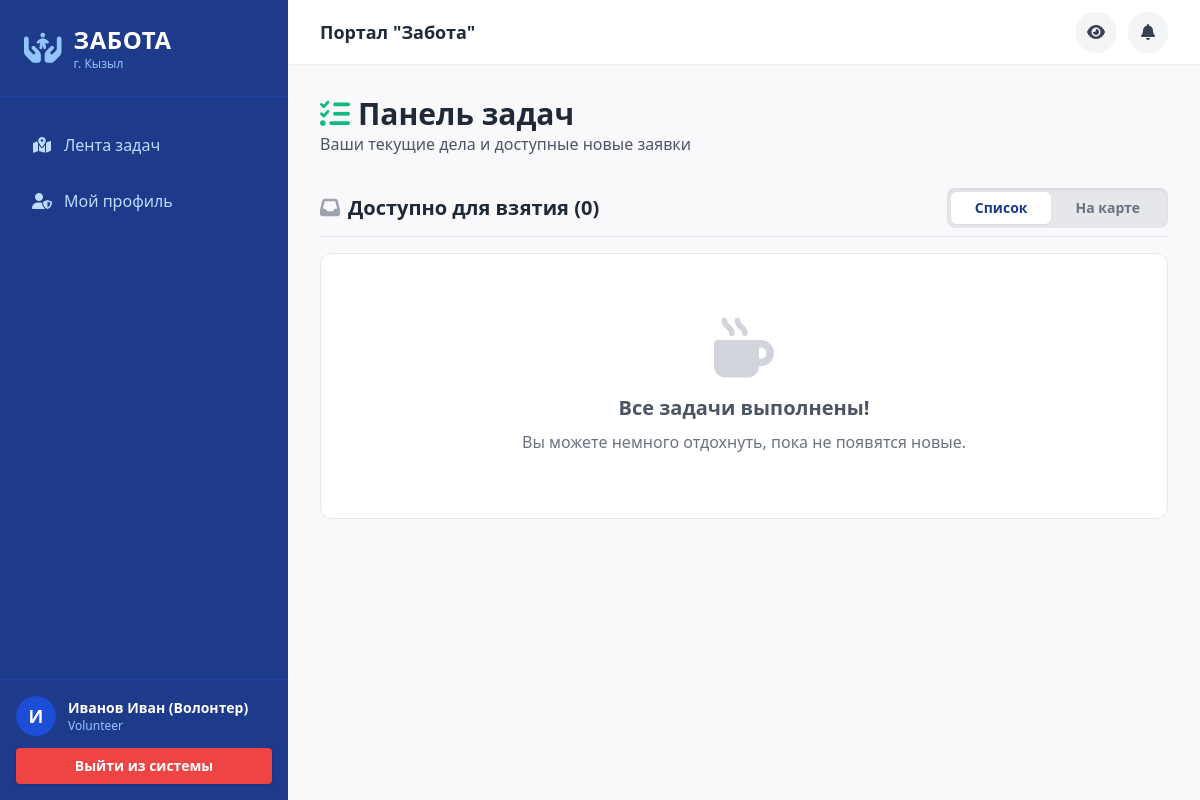
Page /volunteer/feed (signed in) on the committed database.
### models.py (models this page shows)
class User(Base):
    __tablename__ = "users"
    id = Column(Integer, primary_key=True, index=True)
    full_name = Column(String(255))
    phone = Column(String(20), unique=True, index=True)
    password_hash = Column(String(255))
    role = Column(Enum(UserRole), default=UserRole.resident)
    district_id = Column(Integer, ForeignKey("districts.id"), nullable=True)
    status = Column(Enum(UserStatus), default=UserStatus.active)
    rating = Column(Float, default=0.0)
    volunteer_hours = Column(Integer, default=0)
    created_at = Column(DateTime, default=datetime.utcnow)
    district = relationship("District", back_populates="users")
    applications = relationship("Application", back_populates="user")
    assignments = relationship("TaskAssignment", back_populates="volunteer")
    messages = relationship("TaskMessage", back_populates="sender")
    certificates = relationship("Certificate", back_populates="user")
    notifications = relationship("Notification", back_populates="user", cascade="all, delete-orphan")

### main.py (the view)
@app.get("/volunteer/feed")
async def volunteer_feed(request: Request, db: Session = Depends(get_db), user: models.User = Depends(auth.get_current_user)):
    if not user or user.role.name != 'volunteer': return RedirectResponse(url="/login")
    if user.status.name == 'pending': return templates.TemplateResponse("volunteer_feed.html", {"request": request, "tasks": [], "active_assignments": [], "user": user, "is_pending": True})
    tasks = db.query(models.Application).filter(models.Application.status == models.ApplicationStatus.approved).order_by(models.Application.is_emergency.desc(), models.Application.created_at.desc()).all()
    active_assignments = db.query(models.TaskAssignment).filter(models.TaskAssignment.volunteer_id == user.id, models.TaskAssignment.status.in_([models.TaskStatus.accepted, models.TaskStatus.rejected])).all()
    return templates.TemplateResponse("volunteer_feed.html", {"request": request, "tasks": tasks, "active_assignments": active_assignments, "districts": db.query(models.District).all(), "user": user, "is_pending": False})

### templates/volunteer_feed.html (shortened to what this page needs)
{% extends "base.html" %}
{% block head %}
<link rel="stylesheet" href="https://unpkg.com/leaflet@1.9.4/dist/leaflet.css" />
{% endblock %}
{% block content %}
{% if is_pending %}
<div class="max-w-2xl mx-auto bg-yellow-50 border border-yellow-200 p-10 rounded-xl shadow-sm mt-10 text-center">
    <i class="fa-solid fa-user-clock text-6xl text-yellow-400 mb-4"></i>
    <h3 class="text-2xl font-bold text-yellow-800">Аккаунт на проверке</h3>
    <p class="text-yellow-700 mt-3 text-lg">Здравствуйте, {{ user.full_name }}!</p>
    <p class="text-yellow-700 mt-2">В целях безопасности адреса скрыты. Доступ к ленте откроется, как только инспектор Департамента проверит и одобрит ваш профиль.</p>
</div>
{% else %}
<div class="max-w-5xl mx-auto">
    <div class="flex flex-col md:flex-row justify-between items-center mb-6 gap-4">
        <div>
            <h2 class="text-3xl font-bold text-gray-800"><i class="fa-solid fa-list-check text-success mr-2"></i>Панель задач</h2>
            <p class="text-gray-600">Ваши текущие дела и доступные новые заявки</p>
        </div>
    </div>
    <div class="flex flex-col md:flex-row justify-between items-center mb-4 mt-8 gap-4 border-b pb-2">
        <h3 class="text-xl font-bold text-gray-800"><i class="fa-solid fa-inbox text-gray-400 mr-2"></i>Доступно для взятия ({{ tasks|length }})</h3>
        <div class="bg-gray-200 rounded-lg p-1 inline-flex shadow-inner">
            <button id="btnList" class="px-6 py-1.5 rounded-md bg-white shadow-sm font-bold text-brand text-sm transition">Список</button>
            <button id="btnMap" class="px-6 py-1.5 rounded-md text-gray-500 hover:text-gray-700 font-bold text-sm transition">На карте</button>
        </div>
    </div>
    <div id="listContainer" class="space-y-4">
        {% if tasks %}
            {% for task in tasks %}
            <div class="bg-white rounded-xl shadow-sm border border-gray-200 p-5 hover:shadow-md transition flex flex-col md:flex-row gap-4 items-center {% if task.is_emergency %}border-l-4 border-l-danger{% endif %}">
                <div class="hidden md:flex w-16 h-16 rounded-full bg-blue-50 items-center justify-center text-2xl text-brand flex-shrink-0">
                    <i class="fa-solid fa-{{ task.category.icon }}"></i>
                </div>
                <div class="flex-grow w-full">
                    <div class="flex justify-between items-start">
                        <h3 class="text-lg font-bold text-gray-800">{{ task.category.title }}</h3>
                        {% if task.is_emergency %}
                        <span class="bg-danger text-white text-xs font-bold px-2 py-1 rounded animate-pulse shadow">СРОЧНО SOS</span>
                        {% endif %}
                    </div>
                    <p class="text-sm text-gray-500 mt-1"><i class="fa-solid fa-location-dot mr-1"></i> Район: <b>{{ task.district.name }}</b></p>
                    <p class="text-gray-700 mt-2 line-clamp-2 bg-gray-50 p-2 rounded text-sm border border-gray-100">"{{ task.description }}"</p>
                </div>
                <div class="w-full md:w-auto flex-shrink-0">
                    <button onclick="takeTask({{ task.id }})" class="w-full md:w-auto bg-success hover:bg-emerald-600 text-white font-bold py-3 px-6 rounded-lg shadow transition">
                        Взять задачу
                    </button>
                </div>
            </div>
            {% endfor %}
        {% else %}
            <div class="text-center py-16 bg-white rounded-xl border border-gray-200">
                <i class="fa-solid fa-mug-hot text-6xl text-gray-300 mb-4"></i>
                <h3 class="text-xl font-bold text-gray-600">Все задачи выполнены!</h3>
                <p class="text-gray-500 mt-2">Вы можете немного отдохнуть, пока не появятся новые.</p>
            </div>
        {% endif %}
    </div>
</div>
{% endif %}
{% endblock %}

### templates/base.html (shortened to what this page needs)
<!DOCTYPE html>
<html lang="ru">
<head>
    <script src="https://cdn.tailwindcss.com"></script>
    <link rel="stylesheet" href="https://cdnjs.cloudflare.com/ajax/libs/font-awesome/6.4.0/css/all.min.css">
    {% block head %}{% endblock %}
</head>
<body class="bg-gray-50 font-sans antialiased transition-all duration-300">
    <div class="flex h-screen overflow-hidden">
        <aside id="sidebar" class="bg-brand text-white w-72 flex-shrink-0 fixed inset-y-0 left-0 transform -translate-x-full md:relative md:translate-x-0 transition-transform duration-300 ease-in-out z-50 flex flex-col shadow-2xl md:shadow-none">
            <div class="p-6 flex items-center justify-between border-b border-blue-800">
                <a href="/" class="flex items-center space-x-3">
                    <i class="fa-solid fa-hands-holding-child text-3xl text-blue-300"></i>
                    <div>
                        <h1 class="text-2xl font-bold tracking-wide">ЗАБОТА</h1>
                        <p class="text-xs text-blue-300">г. Кызыл</p>
                    </div>
                </a>
            </div>
            <nav class="flex-grow p-4 space-y-2 overflow-y-auto mt-2">
                {% if user %}
                    {% if user.role.name == 'volunteer' %}
                        <a href="/volunteer/feed" class="nav-item"><i class="fa-solid fa-map-location-dot w-5 text-center"></i> Лента задач</a>
                        <a href="/volunteer/profile" class="nav-item"><i class="fa-solid fa-user-shield w-5 text-center"></i> Мой профиль</a>
                    {% endif %}
                {% endif %}
            </nav>
            {% if user %}
            <div class="p-4 bg-blue-900 border-t border-blue-800">
                <div class="flex items-center gap-3 mb-3">
                    <div class="w-10 h-10 rounded-full bg-blue-700 flex items-center justify-center text-lg font-bold text-white shadow-inner">{{ user.full_name[0] }}</div>
                    <div class="overflow-hidden">
                        <p class="truncate font-bold text-sm text-white">{{ user.full_name }}</p>
                        <p class="text-xs text-blue-300 capitalize">{{ user.role.name }}</p>
                    </div>
                </div>
                <a href="/logout" class="block w-full text-center bg-red-500 hover:bg-red-600 transition text-white py-2 rounded text-sm font-bold shadow">Выйти из системы</a>
            </div>
            {% endif %}
        </aside>
        <div class="flex-1 flex flex-col h-screen overflow-hidden relative">
            <header class="bg-white shadow-sm h-16 flex items-center justify-between px-4 md:px-8 z-30">
                <div class="flex items-center">
                    <h2 class="font-bold text-gray-800 hidden sm:block text-lg">Портал "Забота"</h2>
                </div>
                <div class="flex items-center gap-3">
                    <button id="accessibilityBtn" title="Версия для слабовидящих" class="w-10 h-10 rounded-full bg-gray-100 hover:bg-blue-50 text-gray-700 hover:text-brand transition flex items-center justify-center shadow-sm">
                        <i class="fa-solid fa-eye"></i>
                    </button>
                    {% if user %}
                    <div class="relative">
                        <button id="notifBtn" class="relative w-10 h-10 rounded-full bg-gray-100 hover:bg-blue-50 text-gray-700 hover:text-brand transition flex items-center justify-center shadow-sm">
                            <i class="fa-solid fa-bell"></i>
                        </button>
                    </div>
                    {% endif %}
                </div>
            </header>
            <main class="flex-1 overflow-x-hidden overflow-y-auto bg-gray-50/50 p-4 md:p-8">
                <div>
                    {% block content %}{% endblock %}
                </div>
            </main>
        </div>
    </div>
</body>
</html>

### templates/base.html (style rules this page uses)
.nav-item { display: flex; align-items: center; gap: 0.75rem; padding: 0.75rem 1rem; border-radius: 0.5rem; transition: all 0.2s; color: #bfdbfe; }

### rows in the picture
User: full_name "И", full_name "Иванов Иван (Волонтер)", role.name "Volunteer"

### other values in the picture
{{ tasks|length }} "0"
